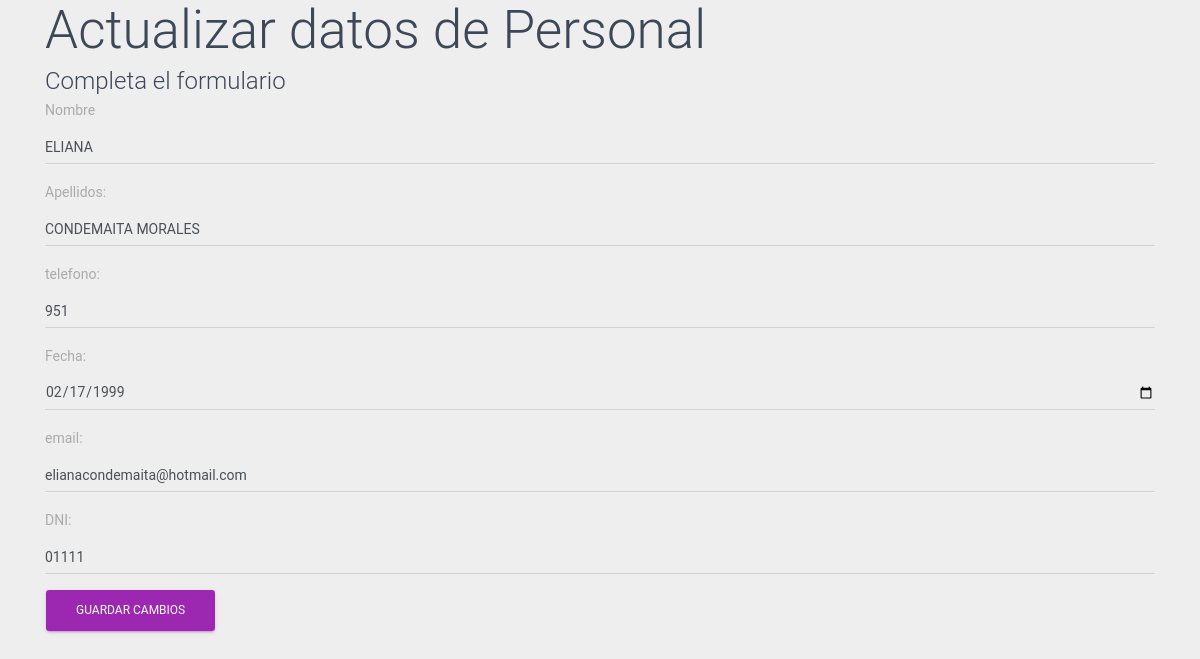
/moduloA/updatePersonal.php?idpersonal=2, run on the app's committed database.
### tables this page shows
CREATE TABLE `personal` (
  `id_personal` int(11) NOT NULL AUTO_INCREMENT,
  `nombre` varchar(50) DEFAULT NULL,
  `apellidos` varchar(100) DEFAULT NULL,
  `sexo` varchar(10) DEFAULT NULL,
  `telefono` varchar(15) DEFAULT NULL,
  `fecha_nac` date DEFAULT NULL,
  `email` varchar(80) DEFAULT NULL,
  `DNI` char(8) DEFAULT NULL,
  `foto` varchar(200) DEFAULT NULL,
  `f_creacion` datetime DEFAULT NULL,
  `f_update` timestamp NULL DEFAULT CURRENT_TIMESTAMP ON UPDATE CURRENT_TIMESTAMP,
  PRIMARY KEY (`id_personal`)
);

### moduloA/models/Conexion.php (called while the page is built, shortened)
<?php
class Conexion {
	public function Conectar() {
		$mysqli = new mysqli("localhost","coraima", "A@dmin0215.,$", "bd_institucion");
		$mysqli->set_charset("utf8");
		return $mysqli;
	}
}
?>

### moduloA/models/personal.model.php (called while the page is built, shortened)
<?php
require_once("Conexion.php");
class Personal
{
	private $conn;
	function __construct()
	{
		$link = new Conexion();
		$this->conn = $link->Conectar();
		return $this->conn;
	}
	public function MostrarPersonalUno($idpersonal)
	{
		$sql = "SELECT id_personal,nombre,apellidos,sexo,telefono,fecha_nac,email,foto,f_creacion,DNI FROM personal WHERE id_personal = " . $idpersonal;
		if(!$response = $this->conn->query($sql)){
			echo "Error: ". mysqli_error($this->conn);
			exit();
		}
		$dato = $response->fetch_array(MYSQLI_ASSOC);
		return $dato;
	}
}

### moduloA/updatePersonal.php (the view, shortened to what this page needs)
<?php
require("../moduloA/models/personal.model.php");
$idpersonal = $_REQUEST['idpersonal'];
$personal = new Personal();
$datos = $personal->MostrarPersonalUno($idpersonal);
?>
<link rel="stylesheet" href="assets/css/material-dashboard.css">
	<div class="container">
		<h1>Actualizar datos de Personal</h1>
		<form action="controllers/personalUpdate.controller.php" method="POST" role="form">
			<legend>Completa el formulario</legend>
			<div class="form-group">
				<label for="" type="text">Nombre</label>
				<input type="text" class="form-control" id="" name="nombre" value="<?php echo $datos ['nombre'];?>" placeholder="nombre" >
			</div>
			<div class="form-group">
				<label for="">Apellidos:</label>
				<input type="text" class="form-control" id="" name="apellidos" value="<?php echo $datos['apellidos'];?>"  placeholder="apellidos">
			</div>
			<div class="form-group">
				<label for="">telefono:</label>
				<input type="text" class="form-control" id="" name="telefono"  value="<?php echo $datos['telefono'];?>" placeholder="telefono">
			</div>
			<div class="form-group">
				<label for="">Fecha:</label>
				<input type="date" class="form-control" id="" name="fecha_nac" value="<?php echo $datos['fecha_nac'];?>"  placeholder="fecha">
			</div>
			<div class="form-group">
				<label for="">email:</label>
				<input type="text" class="form-control" id="" name="email" value="<?php echo $datos['email'];?>"  placeholder="email">
			</div>
			<div class="form-group">
				<label for="">DNI:</label>
				<input type="text" class="form-control" id="" name="dni"   value="<?php echo $datos['DNI'];?>"  placeholder="foto">
			</div>
			<button type="submit" class="btn btn-primary">Guardar cambios</button>
		</form>
	</div>

### data on the page
personal: nombre "ELIANA", apellidos "CONDEMAITA MORALES", telefono "951", fecha_nac "02/17/1999", email "elianacondemaita@hotmail.com", dni "01111"
